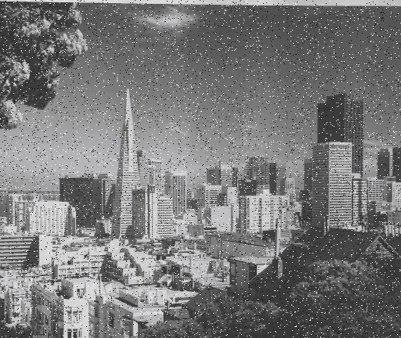
#> input picture Image Processing/Session 6/Class/1.jpg, 401 x 338 px
$ python test1.py
#> lines starting #> are read from the running program, lines starting #| are printed output that depends on the picture
import numpy as np
import cv2

# Lowering Noise in Images

image = cv2.imread('1.jpg', cv2.IMREAD_GRAYSCALE)
#> image: shape (338, 401); min 22, max 250, mean 120.6
denoised_image = image.copy()
# denoised_image = cv2.fastNlMeansDenoising(image, None, 10, 7, 70)
rows, cols = image.shape
#> rows = 338; cols = 401
result = np.zeros((rows, cols), dtype=np.uint8)

# for i in range (10):
for i in range(1, rows-1):
    for j in range(1, cols-1):
        small = denoised_image[i-1:i+2, j-1:j+2]
        average = np.mean(small)
        result[i,j] = average
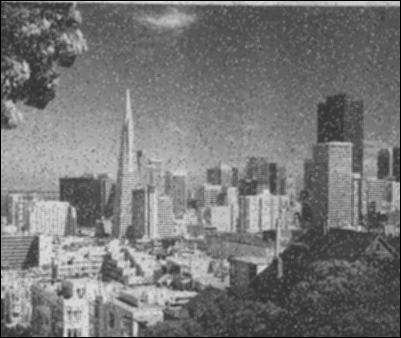
#> result: shape (338, 401); min 0, max 224, mean 118.8
        # s = (denoised_image[i-1, j-1] + denoised_image[i-1, j] + denoised_image[i-1, j+1] + denoised_image[i, j-1] + denoised_image[i, j] + denoised_image[i, j+1] + denoised_image[i+1, j-1] + denoised_image[i+1, j] + denoised_image[i+1, j+1])/9
        # denoised_image[i, j] = s

combined_image = np.hstack((image, result))
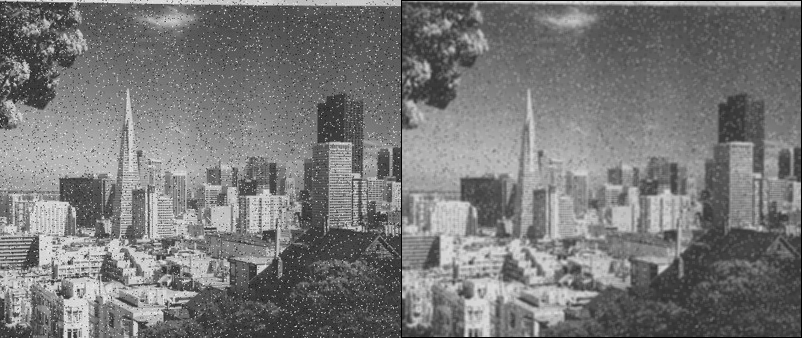
#> combined_image: shape (338, 802); min 0, max 250, mean 119.7
cv2.imshow('Image', combined_image)
cv2.waitKey()
